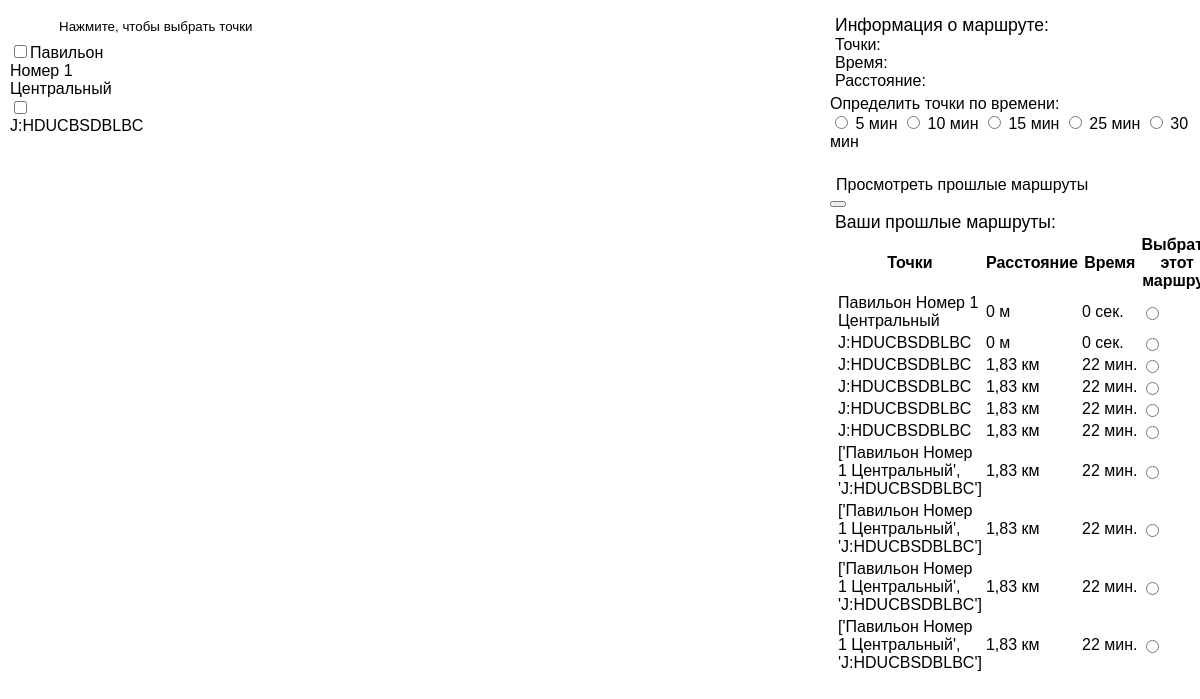
The app's page /, older data.
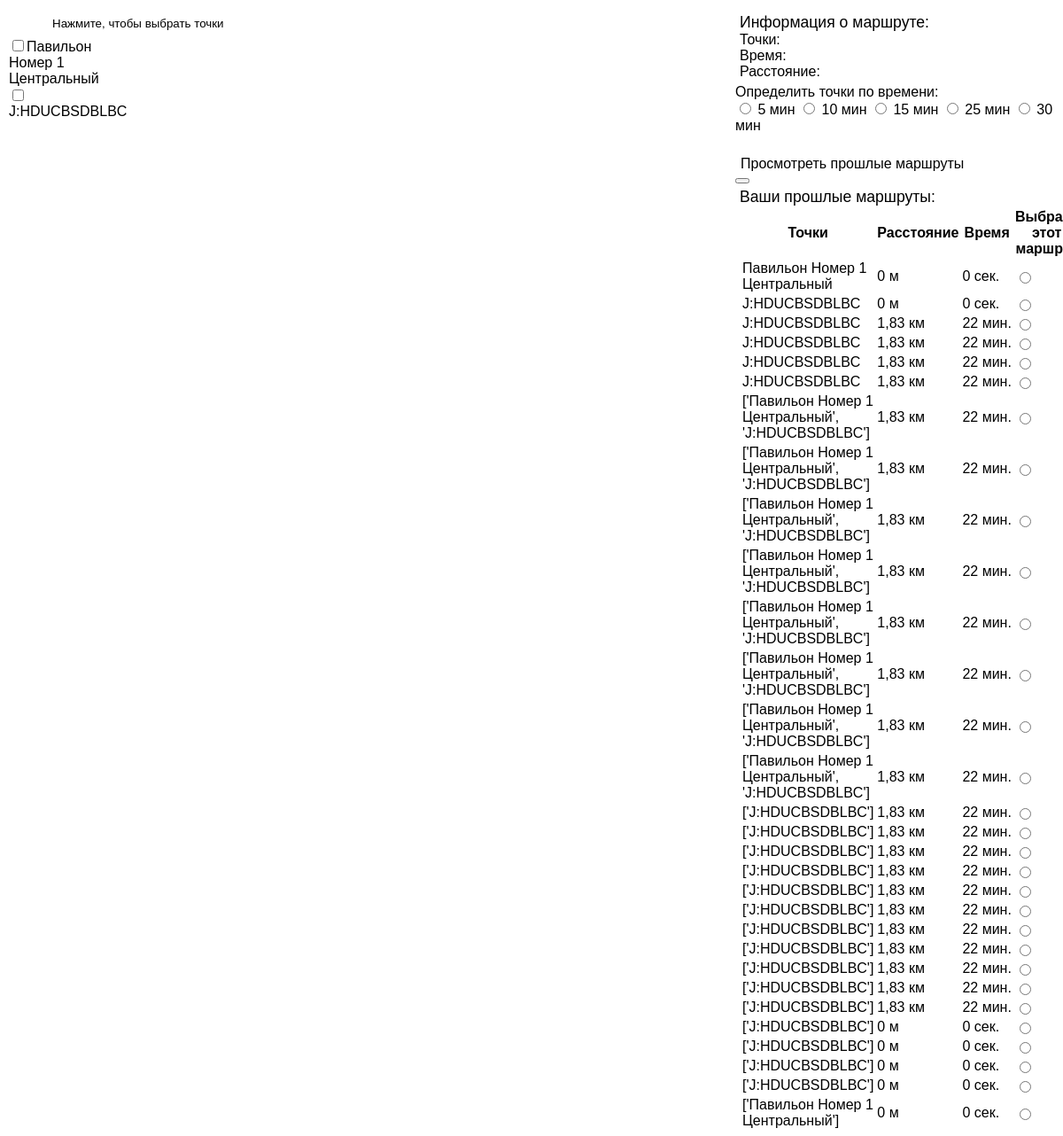
The same page, newer data.
### app/models.py (models this page shows)
class Place(models.Model):
    coordinates = models.CharField(max_length=100)
    name = models.CharField(max_length=100)
    placetype = models.CharField(max_length=100)

class History(models.Model):
    points = models.CharField(max_length=1000)
    time = models.CharField(max_length=200)
    distance = models.CharField(max_length=200)
    coordinates = models.CharField(max_length=1000, default='')

### app/views.py (the view)
# urls.py: path('', views.index_page, name='home'),
def index_page(request):
    places = Place.objects.all()
    history = History.objects.all()
    content['places'] = [place for place in places]
    content['items'] = [place for place in history]
    return render(request, 'index.html', content)

### app/templates/index.html (shortened to what this page needs)
<!DOCTYPE HTML PUBLIC "-//W3C//DTD HTML 4.01 Transitional//EN"
        "http://www.w3.org/TR/html4/loose.dtd">
<html>
<head>
    <link rel="stylesheet" href="https://cdn.jsdelivr.net/npm/uikit@3.15.24/dist/css/uikit.min.css" />
</head>
<body>
<div id="map" style="position: relative;">
    <div class="menu">
        <div style="width: 30%">
            <div>
                <button href="#" style="background-color: white; border-radius: 0.5em; width: 90%; height: 4vh; border: 0px;">Нажмите, чтобы выбрать точки</button>
                <div id="options" class="uk-dropbar uk-dropbar-top uk-flex-column" uk-drop=" mode: click" style="width:30%; height: 80vh">
                    {% for place in places %}
                        <label style="display: block; font-size: 1em"><input class="Check" type="checkbox">{{ place.name }}</label>
                    {% endfor %}
                </div>
            </div>
        </div>
    </div>
    <div style="position: absolute; right: 10px; top: 10px; z-index: 2; width: 30%;">
        <div style="background-color: white; border-radius: 0.5em; width: 100%">
            <div style="margin: 5px">
                <p style = "font-size: 1.1em;">Информация о маршруте:</p>
                <div class="uk-flex">
                    <p style="margin-right: 1%">Точки: </p> <p id="marks"></p>
                </div>
                <div class="uk-flex">
                    <p style="margin-right: 1%">Время: </p> <p id="time_html"></p>
                </div>
                <div class="uk-flex">
                    <p style="margin-right: 1%">Расстояние: </p> <p id="distance_html"></p>
                </div>
            </div>
            <div class="margn-left: 2%">
                <p>Определить точки по времени:</p>
                <label><input class="time_check" type="radio" name="radio2"> 5 мин</label>
                <label><input class="time_check" type="radio" name="radio2"> 10 мин</label>
                <label><input class="time_check" type="radio" name="radio2"> 15 мин</label>
                <label><input class="time_check" type="radio" name="radio2"> 25 мин</label>
                <label><input class="time_check" type="radio" name="radio2"> 30 мин</label>
                <br>
                <br>
            </div>
        </div>
        <button class="uk-margin-top" style="background-color: white; border: 0; border-radius: 0.5em; font-size: 1em; height: 4vh" type="button" uk-toggle="target: #modal-close-default">Просмотреть прошлые маршруты</button>
        <div id="modal-close-default" uk-modal>
            <div class="uk-modal-dialog uk-modal-body" style="width: 80%;">
                <button class="uk-modal-close-default" type="button" uk-close></button>
                <div style="margin: 5px">
                    <p style="font-size: 1.1em;">Ваши прошлые маршруты:</p>
                    <table class="uk-table uk-table-justify uk-table-divider">
                        <thead>
                            <tr>
                                <th>Точки</th>
                                <th>Расстояние</th>
                                <th>Время</th>
                                <th>Выбрать этот маршрут</th>
                            </tr>
                        </thead>
                        <tbody>
                            {% for item in items %}
                            <tr>
                                <td>{{item.points}}</td>
                                <td>{{item.time}}</td>
                                <td>{{item.distance}}</td>
                                <td><label><input class="uk-radio" class="oldRoutes"  type="radio" name="radio"></label></td>
                            </tr>
                            {% endfor %}
                        </tbody>
                    </table>
                </div>
            </div>
        </div>
    </div>
</div>
</body>
</html>

Row changes from the older to the newer data that the page shows:
added History: points "['Павильон Номер 1 Центральный', 'J:HDUCBSDBLBC']", time "1,83 км", distance "22 мин."
added History: points "['Павильон Номер 1 Центральный', 'J:HDUCBSDBLBC']", time "1,83 км", distance "22 мин."
added History: points "['Павильон Номер 1 Центральный', 'J:HDUCBSDBLBC']", time "1,83 км", distance "22 мин."
added History: points "['Павильон Номер 1 Центральный', 'J:HDUCBSDBLBC']", time "1,83 км", distance "22 мин."
added History: points "['J:HDUCBSDBLBC']", time "1,83 км", distance "22 мин."
added History: points "['J:HDUCBSDBLBC']", time "1,83 км", distance "22 мин."
added History: points "['J:HDUCBSDBLBC']", time "1,83 км", distance "22 мин."
added History: points "['J:HDUCBSDBLBC']", time "1,83 км", distance "22 мин."
added History: points "['J:HDUCBSDBLBC']", time "1,83 км", distance "22 мин."
added History: points "['J:HDUCBSDBLBC']", time "1,83 км", distance "22 мин."
added History: points "['J:HDUCBSDBLBC']", time "1,83 км", distance "22 мин."
added History: points "['J:HDUCBSDBLBC']", time "1,83 км", distance "22 мин."
added History: points "['J:HDUCBSDBLBC']", time "1,83 км", distance "22 мин."
added History: points "['J:HDUCBSDBLBC']", time "1,83 км", distance "22 мин."
added History: points "['J:HDUCBSDBLBC']", time "1,83 км", distance "22 мин."
added History: points "['J:HDUCBSDBLBC']", time "0 м", distance "0 сек."
added History: points "['J:HDUCBSDBLBC']", time "0 м", distance "0 сек."
added History: points "['J:HDUCBSDBLBC']", time "0 м", distance "0 сек."
added History: points "['J:HDUCBSDBLBC']", time "0 м", distance "0 сек."
added History: points "['Павильон Номер 1 Центральный']", time "0 м", distance "0 сек."
